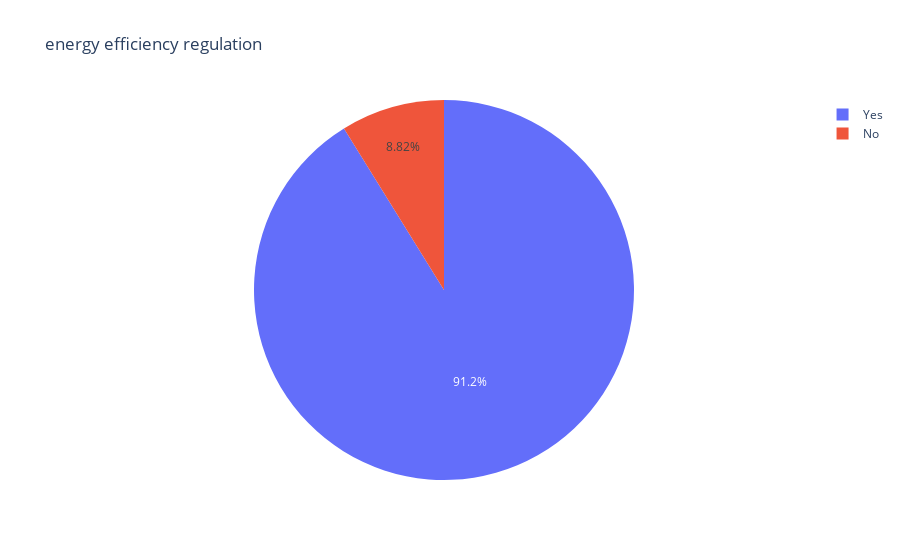

Here is the notebook cell this chart was saved with:
### Markdown cell above
#### <a id='doee'>6.2.5 Distribution of energy_efficiency</a>

### Code cell
EE_list = []
for x in df["Laws.or.Regulations.to.Improve.Energy.Efficiency"].values:
    if str(x) != "nan":
        EE_list.extend( [lst.strip() for lst in x.split(",")] )
temp_data = pd.Series(EE_list).value_counts()

labels = (np.array(temp_data.index))
sizes = (np.array((temp_data / temp_data.sum())*100))
plt.figure(figsize=(15,8))

trace = go.Pie(labels=labels, values=sizes)
layout = go.Layout(title='energy efficiency regulation')
data = [trace]
fig = go.Figure(data=data, layout=layout)
py.iplot(fig, filename="energy efficiency regulation")

### Figure 1 — Plotly figure (JSON) as saved in the notebook; plotly's stock layout.template omitted (floating-point values rounded to 4 significant figures)
{"data": [{"labels": ["Yes", "No"], "type": "pie", "values": [91.18, 8.824]}], "layout": {"title": {"text": "energy efficiency regulation"}}}
